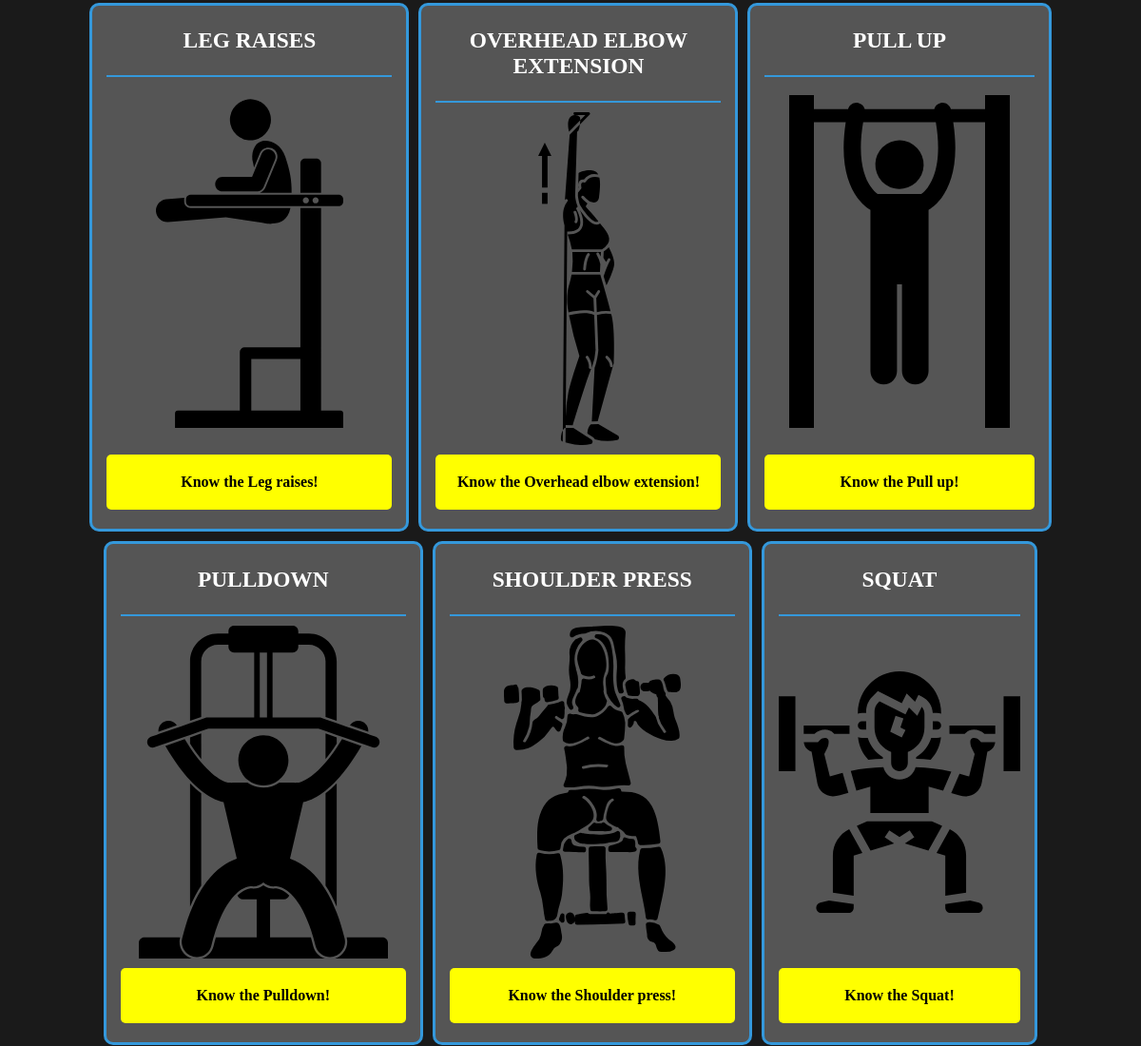
The page /workout/exercises/ (middle part) on the database as committed earlier.
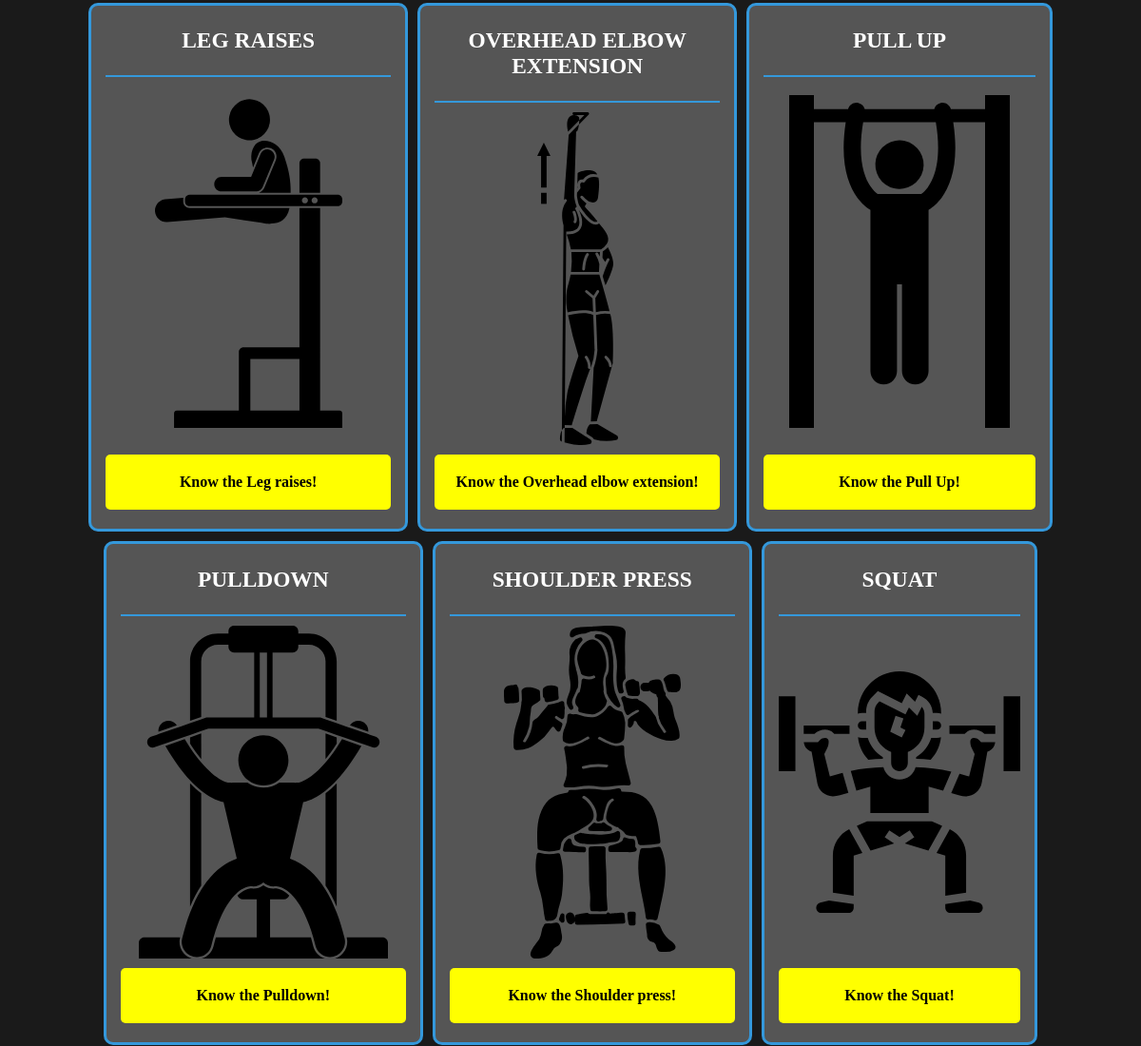
The same page on the database as committed later.
### workout/models.py (models this page shows, shortened)
class Exercise(models.Model):
    EXERCISE_DIFFICULTY = (
        ("E", "Easy"),
        ("M", "Medium"),
        ("H", "Hard",),
    )
    RES_PROFILE = (
        ("Unk", "Unknown"),
        ("Asc", "Ascending"),
        ("Dow", "Downward"),
    )
    cover = models.FileField(upload_to="images/exercises/%Y/%m/%d/",
                             validators=[FileExtensionValidator(['svg'])])
    name = models.CharField("Exercise name", max_length=120)
    description = models.TextField("Exercise description")
    difficulty = models.CharField("Select the difficulty", max_length=1,
                                  choices=EXERCISE_DIFFICULTY)
    muscles = models.ManyToManyField("Muscle", related_name="Muscle",
                                     blank=True)
    muscle_group = models.ManyToManyField("MuscleGroup",
                                          related_name="MuscleGroup")
    slug = models.SlugField(unique=True, default="")
    resistance_profile = models.CharField("Resistance profile",
                                          choices=RES_PROFILE,
                                          max_length=3,
                                          blank=True)
    is_dumbell = models.BooleanField(default=False)
    is_barbell = models.BooleanField(default=False)
    is_cable = models.BooleanField(default=False)
    is_machine = models.BooleanField(default=False)
    sets = models.IntegerField("Number of sets", blank=True, default=0)
    steps = models.TextField("Steps", blank=True)
    def get_absolute_url(self):
        return reverse('workout:exercise', kwargs={"slug": self.slug})
    class Meta:
        ordering = ['name']

### workout/views.py (the view)
# urls.py: path('exercises/', views.exercises, name="list-exercises"),
def exercises(request):
    exercises = models.Exercise.objects.all()
    context = {'items': exercises,
               'is_exercise': True,
               "title": "Exercises - ", }
    return render(request, "workout/list-structures.html", context)

### templates/workout/list-structures.html (shortened to what this page needs)
{% extends 'base.html' %}
{% block content %}
    <main class="main-content">
        <section class="main-content-cards">
            {% if is_description %}
                <article class="main-content-cards card-opened">
                    <header class="card-title">
                        <h1> {{item.name}} </h1>
                        <h4><em> {{item.scientific_name}} </em></h4>
                    </header>
                    <div class="card-description">
                        <img src="{{item.cover.url}}" alt="" class="card-description-icon">
                        {% if is_bone_detail %}
                            {% if muscles %}
                                <details class="card-details">
                                    <summary>
                                        <b>Associated Muscles:</b>
                                    </summary>
                                    <ul class="card-details-list">
                                        {% for muscle in item.muscles.all %}
                                            <li>{{muscle.scientific_name}}</li>
                                        {% endfor %}
                                    </ul>
                                </details>
                            {% endif %}
                        {% endif %}
                        {% if is_joint %}
                            <details class="card-details">
                                <summary>
                                    <b>Allowed movements:</b>
                                </summary>
                                <ul class="card-details-list">
                                    {% for move in item.allowed_movements.all %}
                                        <li>{{move.type_name}}</li>
                                    {% endfor %}
                                </ul>
                            </details>
                            <details class="card-details">
                                <summary>
                                    <b>Bones:</b>
                                </summary>
                                <ul class="card-details-list">
                                    {% for bone in item.bones.all %}
                                        <li><a href="{{bone.get_absolute_url}}">{{bone.name}}</a></li>
                                    {% endfor %}
                                </ul>
                            </details>
                            <details class="card-details">
                                <summary>
                                    <b>Joint type:</b>
                                </summary>
                                <ul class="card-details-list">
                                    {% for type in item.joint_type.all %}
                                        <li>{{type.type_name}}</li>
                                    {% endfor %}
                                </ul>
                            </details>
                        {% endif %}
                        {% if is_muscle %}
                            <details class="card-details">
                                <summary>
                                    <b>Actions:</b>
                                </summary>
                                <ul class="card-details-list">
                                    {% if item.origins.all %}
                                        {% for act in item.action.all %}
                                            <li>
                                                {{act.type_name}}:
                                                {% for muscle in item.origins.all %}
                                                    {% if act in muscle.action.all %}
                                                        <em>{{muscle.name}}</em>;
                                                    {% endif %}
                                                {% endfor %}
                                            </li>
                                        {% endfor %}
                                    {% else %}
                                        {% for act in item.action.all %}
                                            <li>{{act.type_name}}</li>
                                        {% endfor %}
                                    {% endif %}
                                </ul>
                            </details>
                            <details class="card-details">
                                <summary>
                                    <b>Origin:</b>
                                </summary>
                                <ul class="card-details-list">
                                    {% if item.origins.all %}
                                        {% for head in item.origins.all %}
                                            {% for bone in head.origin.all %}
                                                <li>
                                                    <em>{{ head.name }}</em> (<a href="{{bone.get_absolute_url}}">{{bone.name}}</a>)
                                                </li>
                                            {% endfor %}
                                        {% endfor %}
                                    {% else %}
                                        {% for origin in item.origin.all %}
                                            <li><a href="{{origin.get_absolute_url}}">{{origin.name}}</a></li>
                                        {% endfor %}
                                    {% endif %}
                                </ul>
                            </details>
                            <details class="card-details">
                                <summary>
                                    <b>Insertion:</b>
                                </summary>
                                <ul class="card-details-list">
                                    {% for insertion in item.insertion.all %}
                                        <li><a href="{{insertion.get_absolute_url}}">{{insertion.name}}</a></li>
                                    {% endfor %}
                                </ul>
                            </details>
                            <details class="card-details">
                                <summary>
                                    <b>Related exercises:</b>
                                </summary>
                                <ul class="card-details-list">
                                    {% for exercise in item.related_exercises.all %}
                                        <li><a href="{{exercise.get_absolute_url}}">{{exercise.name}}</a></li>
                                    {% endfor %}
                                </ul>
                            </details>
                        {% endif %}
                        {% if is_exercise %}
                            <details class="card-details">
                                <summary>
                                    <b>Muscles worked:</b>
                                </summary>
                                <ul class="card-details-list">
                                    {% for muscle in item.muscle_group.all %}
                                        <li><a href="{{muscle.get_absolute_url}}">{{muscle.name}}</a></li>
                                    {% endfor %}
                                    {% for muscle in item.muscles.all %}
                                        <li>{{muscle.name}}</li>
                                    {% endfor %}
                                </ul>
                            </details>
                            <details class="card-details">
                                <summary>
                                    <b>Resistance profile:</b>
                                </summary>
                                <ul class="card-details-list">
                                    <li>{{item.get_resistance_profile_display}}</li>
                                </ul>
                            </details>
                            <details class="card-details">
                                <summary>
                                    <b>Equipment:</b>
                                </summary>
                                <ul class="card-details-list">
                                    {% if item.is_dumbell %}
                                        <li>Dumbell</li>
                                    {% elif item.is_barbell %}
                                        <li>Barbell</li>
                                    {% elif item.is_cable %}
                                        <li>Cable</li>
                                    {% elif item.is_machine %}
                                        <li>Machine</li>
                                    {% endif %}
                                </ul>
                            </details>
                            <details class="card-details">
                                <summary>
                                    <b>How to do {{item.name}}:</b>
                                </summary>
                                <ul>
                                    {{item.steps|safe}}
                                </ul>
                            </details>
                        {% endif %}
                            <details class="card-details">
                            <summary>
                                <b>Description:</b>
                            </summary>
                            <ul>
                                <li>
                                    {{item.description|safe}}
                                </li>
                            </ul>
                        </details>
                    </div>
                </article>
            {% else %}
                {% for item in items %}
                    <article class="main-content-cards card">
                        <header class="card-title">
                            <h1> {{item.name}} </h1>
                        </header>
                        <img class="card-icon" src="{{item.cover.url}}" alt="">
                        <a href="{{item.get_absolute_url}}" class="card-cta"><b>Know the {{item.name}}!</b></a>
                    </article>
                {% endfor %}
            {% endif %}
        </section>
    </main>
{% endblock content %}

### templates/base.html (shortened to what this page needs)
{% load static %}
<!DOCTYPE html>
<html lang="pt-br">
<head>
    <link rel="stylesheet" href="{% static 'css/style.css'%}">
    <link rel="stylesheet" href="https://cdnjs.cloudflare.com/ajax/libs/font-awesome/6.5.1/css/all.min.css" />
</head>
<body>
    <div class="container">
        {% block content%}
        {% endblock content %}
    </div>
</body>
</html>

### templates/partials/header.html (shortened to what this page needs)
{% load static %}

### templates/partials/search-bar.html (shortened to what this page needs)
{% load static %}

### templates/partials/sidebar.html (shortened to what this page needs)
{% load static %}

### static/css/style.css (style rules this page uses)
:root { --cor-fundo: #1a1a1a; --cor-texto: #ffffff; --cor-destaque: #3498db; --cor-sombra: #333333; --cor-fundo-secundario: #2c2c2c; --cor-texto-secundario: #cccccc; --cor-borda: #555555; }
html { height: 100%; }
body { height: 100%; padding: 0; margin: 0; color: white; background-color: #1a1a1a; overflow-y: scroll; }
.container { display: flex; min-height: 100vh; flex-wrap: wrap; }
.main-content { display: flex; width: 90%; margin: 40px auto; justify-content: center; }
.main-content-cards { display: flex; flex-wrap: wrap; gap: 10px; justify-content: center; }
.card { max-width: 300px; background-color: #555555; border-radius: 10px; padding: 0 15px; border: 3px solid var(--cor-destaque); text-align: center; transition: background-color 0.5s ease; }
.card-title { text-transform: uppercase; width: 100%; font-size: min(20px, 25px); height: fit-content; border-bottom: 2px solid #3498db; }
.card-cta { display: block; width: 100%; height: fit-content; text-decoration: none; border-radius: 5px; color: black; background-color: yellow; padding: 20px; margin: auto auto 20px; transition: transform 0.5s ease; box-sizing: border-box; }
.card-icon { max-height: 350px; }

Rows that differ between the two databases and show on the page:
changed Exercise "PULL UP": name "Pull up" → "Pull Up"
